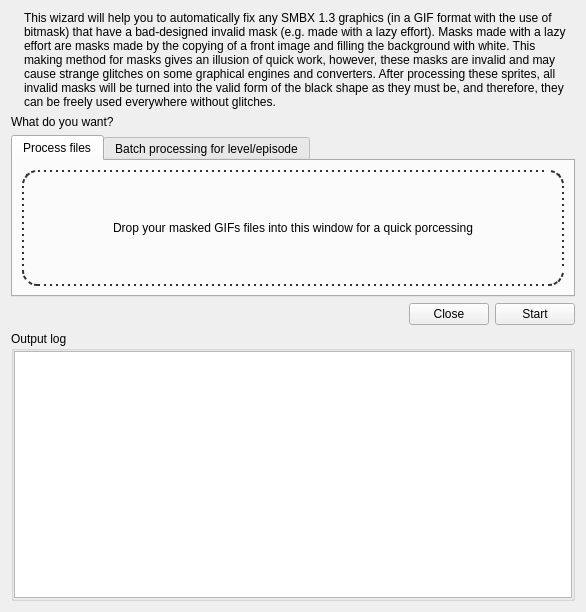
<?xml version="1.0" encoding="UTF-8"?>
<ui version="4.0">
 <class>LazyFixTool</class>
 <widget class="QDialog" name="LazyFixTool">
  <property name="geometry">
   <rect>
    <x>0</x>
    <y>0</y>
    <width>586</width>
    <height>612</height>
   </rect>
  </property>
  <property name="acceptDrops">
   <bool>true</bool>
  </property>
  <property name="windowTitle">
   <string>Fix bad-designed masked GIFs</string>
  </property>
  <property name="windowIcon">
   <iconset resource="../_resources/maintainer.qrc">
    <normaloff>:/maintainer.ico</normaloff>:/maintainer.ico</iconset>
  </property>
  <layout class="QGridLayout" name="gridLayout_2" rowstretch="0,0,0,0,10000" columnstretch="0,1000,0,0">
   <item row="2" column="0" colspan="4">
    <widget class="QTabWidget" name="whatToConvert">
     <property name="currentIndex">
      <number>0</number>
     </property>
     <widget class="QWidget" name="filesTab">
      <attribute name="title">
       <string>Process files</string>
      </attribute>
      <layout class="QGridLayout" name="gridLayout_4">
       <item row="0" column="0">
        <widget class="QLabel" name="filesDropArea">
         <property name="acceptDrops">
          <bool>true</bool>
         </property>
         <property name="styleSheet">
          <string notr="true">border-color: rgb(46, 52, 54);
border-style: dotted;
border-width: 2px;
color: black;
border-radius: 15px;</string>
         </property>
         <property name="text">
          <string>Drop your masked GIFs files into this window for a quick porcessing</string>
         </property>
         <property name="alignment">
          <set>Qt::AlignCenter</set>
         </property>
        </widget>
       </item>
      </layout>
     </widget>
     <widget class="QWidget" name="episode">
      <attribute name="title">
       <string>Batch processing for level/episode</string>
      </attribute>
      <layout class="QGridLayout" name="gridLayout_3">
       <item row="0" column="0" colspan="2">
        <widget class="QLabel" name="label_3">
         <property name="text">
          <string>Input directory (for example, an episode root or level custom folder):</string>
         </property>
        </widget>
       </item>
       <item row="3" column="0" colspan="2">
        <widget class="QCheckBox" name="flagRemoveOld">
         <property name="text">
          <string>Don't create backup for old images</string>
         </property>
        </widget>
       </item>
       <item row="1" column="1">
        <widget class="QPushButton" name="inPathBrowse">
         <property name="text">
          <string>Browse...</string>
         </property>
        </widget>
       </item>
       <item row="1" column="0">
        <widget class="QLineEdit" name="inPath">
         <property name="placeholderText">
          <string>Path to an input directory with a source data</string>
         </property>
        </widget>
       </item>
       <item row="2" column="0" colspan="2">
        <widget class="QLabel" name="label_4">
         <property name="font">
          <font>
           <weight>75</weight>
           <bold>true</bold>
          </font>
         </property>
         <property name="text">
          <string>Flags</string>
         </property>
        </widget>
       </item>
       <item row="4" column="0" colspan="2">
        <widget class="QCheckBox" name="flagScanSubdirs">
         <property name="text">
          <string>Process all content of subdirectories</string>
         </property>
         <property name="checked">
          <bool>true</bool>
         </property>
        </widget>
       </item>
      </layout>
     </widget>
    </widget>
   </item>
   <item row="1" column="0" colspan="4">
    <widget class="QLabel" name="label_2">
     <property name="text">
      <string>What do you want?</string>
     </property>
    </widget>
   </item>
   <item row="3" column="3">
    <widget class="QPushButton" name="doMadJob">
     <property name="text">
      <string>Start</string>
     </property>
    </widget>
   </item>
   <item row="4" column="0" colspan="4">
    <widget class="QGroupBox" name="groupBox">
     <property name="title">
      <string>Output log</string>
     </property>
     <layout class="QGridLayout" name="gridLayout">
      <property name="leftMargin">
       <number>0</number>
      </property>
      <property name="topMargin">
       <number>0</number>
      </property>
      <property name="rightMargin">
       <number>0</number>
      </property>
      <property name="bottomMargin">
       <number>0</number>
      </property>
      <property name="spacing">
       <number>0</number>
      </property>
      <item row="0" column="0">
       <widget class="QTextBrowser" name="outputLog">
        <property name="font">
         <font>
          <family>Monospace</family>
          <pointsize>8</pointsize>
         </font>
        </property>
       </widget>
      </item>
     </layout>
    </widget>
   </item>
   <item row="3" column="2">
    <widget class="QPushButton" name="closeBox">
     <property name="text">
      <string>Close</string>
     </property>
    </widget>
   </item>
   <item row="0" column="1" colspan="3">
    <widget class="QLabel" name="label">
     <property name="text">
      <string>This wizard will help you to automatically fix any SMBX 1.3 graphics (in a GIF format with the use of bitmask) that have a bad-designed invalid mask (e.g. made with a lazy effort). Masks made with a lazy effort are masks made by the copying of a front image and filling the background with white. This making method for masks gives an illusion of quick work, however, these masks are invalid and may cause strange glitches on some graphical engines and converters. After processing these sprites, all invalid masks will be turned into the valid form of the black shape as they must be, and therefore, they can be freely used everywhere without glitches.</string>
     </property>
     <property name="alignment">
      <set>Qt::AlignLeading|Qt::AlignLeft|Qt::AlignTop</set>
     </property>
     <property name="wordWrap">
      <bool>true</bool>
     </property>
    </widget>
   </item>
   <item row="0" column="0">
    <widget class="QLabel" name="picture">
     <property name="text">
      <string/>
     </property>
     <property name="pixmap">
      <pixmap resource="../_resources/maintainer.qrc">:/tools/cat_glasses_128.png</pixmap>
     </property>
    </widget>
   </item>
   <item row="3" column="0" colspan="2">
    <spacer name="horizontalSpacer">
     <property name="orientation">
      <enum>Qt::Horizontal</enum>
     </property>
     <property name="sizeHint" stdset="0">
      <size>
       <width>40</width>
       <height>20</height>
      </size>
     </property>
    </spacer>
   </item>
  </layout>
 </widget>
 <resources>
  <include location="../_resources/maintainer.qrc"/>
 </resources>
 <connections>
  <connection>
   <sender>closeBox</sender>
   <signal>clicked()</signal>
   <receiver>LazyFixTool</receiver>
   <slot>close()</slot>
   <hints>
    <hint type="sourcelabel">
     <x>318</x>
     <y>302</y>
    </hint>
    <hint type="destinationlabel">
     <x>238</x>
     <y>298</y>
    </hint>
   </hints>
  </connection>
 </connections>
</ui>
